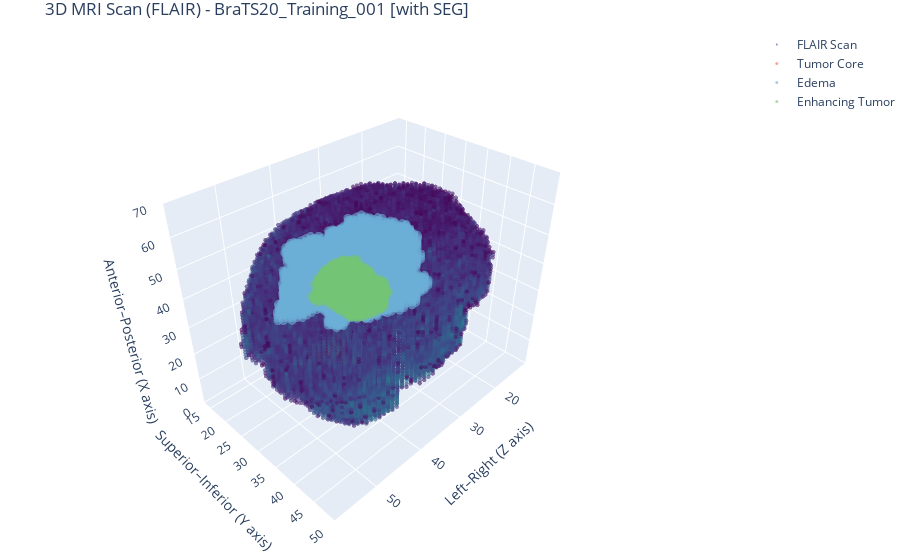

Notebook code for this chart:
### Markdown cell above
### 1.5: 3D Visualization (with Optional Tumor Segmentation)

This section renders a 3D scatter plot of the thresholded MRI scan using Plotly. The anatomical axes are remapped to reflect true orientation, and the aspect ratio is adjusted to prevent vertical distortion.

If segmentation (`SEG = True`) is enabled, we also overlay tumor labels on the same plot using color-coded markers:

- **Label 1 (Red)** → Tumor Core  
- **Label 2 (Blue)** → Edema (swelling)  
- **Label 4 (Green)** → Enhancing Tumor (active regions)

A legend and dynamic title indicate which sample is visualized and whether segmentation data is included.

### Code cell
# --- Base Plot for MRI Volume ---
fig = go.Figure(data=go.Scatter3d(
    x=z,
    y=y,
    z=x,
    mode='markers',
    marker=dict(
        size=1.5,
        color=intensities,
        colorscale='Viridis',
        opacity=0.6
    ),
    name=f'{SCAN_TYPE.upper()} Scan'
))

# --- Conditional Segmentation Overlays ---
if SEG:
    seg = scan_dict['seg'][subsample]  # downsample segmentation to match voxel plot
    label_defs = [
        (1, "Tumor Core", "Reds"),
        (2, "Edema", "Blues"),
        (4, "Enhancing Tumor", "Greens")
    ]

    for label, name, color in label_defs:
        sx, sy, sz = np.where(seg == label)
        if len(sx) == 0:
            continue  # Skip labels not present
        fig.add_trace(go.Scatter3d(
            x=sz, y=sy, z=sx,
            mode='markers',
            marker=dict(
                size=3,
                color=[label] * len(sx),
                colorscale=color,
                opacity=0.6
            ),
            name=name
        ))

# --- Layout & Final Display ---
seg_status = "with SEG" if SEG else "no SEG"

fig.update_layout(
    title=f"3D MRI Scan ({SCAN_TYPE.upper()}) - {SAMPLE_ID} [{seg_status}]",
    scene=dict(
        xaxis_title='Left–Right (Z axis)',
        yaxis_title='Superior–Inferior (Y axis)',
        zaxis_title='Anterior–Posterior (X axis)',
        aspectmode='manual',
        aspectratio=dict(x=1, y=0.7, z=0.8)
    ),
    margin=dict(l=0, r=0, b=0, t=30)
)

fig.show()

### Figure 1 — Plotly figure (JSON) as saved in the notebook; plotly's stock layout.template omitted (floating-point values rounded to 4 significant figures; data arrays with more than 128 entries replaced by an {"elided": "..."} marker saying what was removed)
{"data": [{"marker": {"color": {"elided": "45104 float values"}, "colorscale": [[0, "#440154"], [0.1111, "#482878"], [0.2222, "#3e4989"], [0.3333, "#31688e"], [0.4444, "#26828e"], [0.5556, "#1f9e89"], [0.6667, "#35b779"], [0.7778, "#6ece58"], [0.8889, "#b5de2b"], [1, "#fde725"]], "opacity": 0.6, "size": 1.5}, "mode": "markers", "name": "FLAIR Scan", "type": "scatter3d", "x": {"elided": "45104 int values"}, "y": {"elided": "45104 int values"}, "z": {"elided": "45104 int values"}}, {"marker": {"color": {"elided": "547 int values"}, "colorscale": [[0, "rgb(255,245,240)"], [0.125, "rgb(254,224,210)"], [0.25, "rgb(252,187,161)"], [0.375, "rgb(252,146,114)"], [0.5, "rgb(251,106,74)"], [0.625, "rgb(239,59,44)"], [0.75, "rgb(203,24,29)"], [0.875, "rgb(165,15,21)"], [1, "rgb(103,0,13)"]], "opacity": 0.6, "size": 3}, "mode": "markers", "name": "Tumor Core", "type": "scatter3d", "x": {"elided": "547 int values"}, "y": {"elided": "547 int values"}, "z": {"elided": "547 int values"}}, {"marker": {"color": {"elided": "6032 int values"}, "colorscale": [[0, "rgb(247,251,255)"], [0.125, "rgb(222,235,247)"], [0.25, "rgb(198,219,239)"], [0.375, "rgb(158,202,225)"], [0.5, "rgb(107,174,214)"], [0.625, "rgb(66,146,198)"], [0.75, "rgb(33,113,181)"], [0.875, "rgb(8,81,156)"], [1, "rgb(8,48,107)"]], "opacity": 0.6, "size": 3}, "mode": "markers", "name": "Edema", "type": "scatter3d", "x": {"elided": "6032 int values"}, "y": {"elided": "6032 int values"}, "z": {"elided": "6032 int values"}}, {"marker": {"color": {"elided": "980 int values"}, "colorscale": [[0, "rgb(247,252,245)"], [0.125, "rgb(229,245,224)"], [0.25, "rgb(199,233,192)"], [0.375, "rgb(161,217,155)"], [0.5, "rgb(116,196,118)"], [0.625, "rgb(65,171,93)"], [0.75, "rgb(35,139,69)"], [0.875, "rgb(0,109,44)"], [1, "rgb(0,68,27)"]], "opacity": 0.6, "size": 3}, "mode": "markers", "name": "Enhancing Tumor", "type": "scatter3d", "x": {"elided": "980 int values"}, "y": {"elided": "980 int values"}, "z": {"elided": "980 int values"}}], "layout": {"margin": {"b": 0, "l": 0, "r": 0, "t": 30}, "scene": {"aspectmode": "manual", "aspectratio": {"x": 1, "y": 0.7, "z": 0.8}, "xaxis": {"title": {"text": "Left–Right (Z axis)"}}, "yaxis": {"title": {"text": "Superior–Inferior (Y axis)"}}, "zaxis": {"title": {"text": "Anterior–Posterior (X axis)"}}}, "title": {"text": "3D MRI Scan (FLAIR) - BraTS20_Training_001 [with SEG]"}}}
